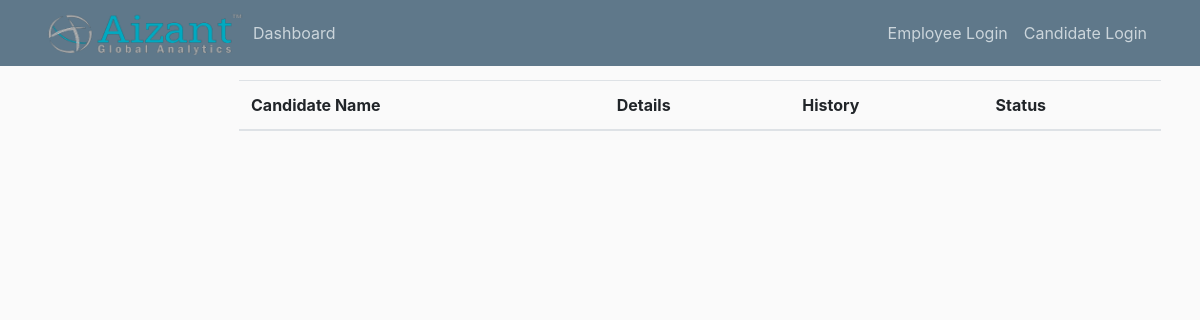
The page /inprogress_candidates on the database as committed earlier.
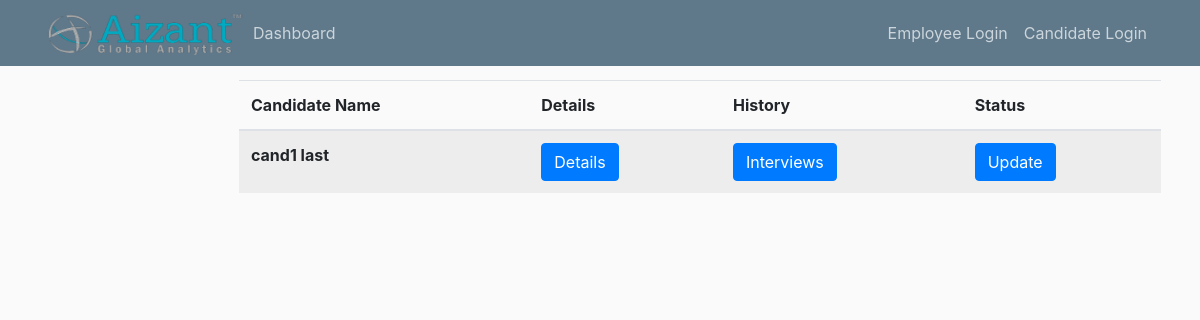
The same page on the database as committed later.
### app/models.py (models this page shows, shortened)
class Candidate(db.Model):
    id = db.Column(db.Integer, primary_key=True)
    first_name = db.Column(db.String(30))
    last_name = db.Column(db.String(30))
    contact_number = db.Column(db.String(10))
    email = db.Column(db.String(200), unique=True)
    password = db.Column(db.String(260))
    pan_card = db.Column(db.String(10))
    current_location = db.Column(db.String(200))
    candidate_compensation = db.relationship('CandidateCompensation', backref='candidate', uselist=False)  # one to
    candidate_professions = db.relationship('CandidateProfession', backref='candidate')  # one to many with candidate
    candidate_educations = db.relationship('CandidateEducation', backref='candidate')  # one to many w education
    applications = db.relationship('Application', backref='candidate')

class Application(db.Model):
    id = db.Column(db.Integer, primary_key=True)
    position_id = db.Column(db.Integer, db.ForeignKey('position.id'))
    candidate_id = db.Column(db.Integer, db.ForeignKey('candidate.id'))
    round = db.Column(db.Integer, default=0)
    status = db.Column(db.String(10))
    Feedback = db.Column(db.String(255))
    push = db.Column(db.Boolean, default=False)

### app/routes.py (the view)
@app.route('/inprogress_candidates')
def inprogress_candidates():
    applications = Application.query.order_by(Application.id)
    candidates = Candidate.query.order_by(Candidate.id)
    return render_template('inprogress_candidates.html', candidates=candidates, applications=applications)

### app/templates/inprogress_candidates.html
{% extends 'manager_layout.html' %}
{% block content %}
      <table class="table table-striped" style="width:100%;">
        <thead>
          <tr>
            <th scope="col">Candidate Name</th>
            <th scope="col">Details</th>
            <th scope="col">History</th>
            <th scope="col">Status</th>
          </tr>
        </thead>
        <tbody>
          {% for application in applications %}
              {% if application.status == 'none' and application.push %}
              <tr>
                {% for candidate in candidates %}
                      {% if candidate.id == application.candidate_id %}
                        <td><b>{{ candidate.first_name }} {{ candidate.last_name }}</b></td>
                      {% endif %}
                {% endfor %}
                <td> <a class="btn btn-primary" href="{{ url_for('info', candidate_id = application.candidate_id) }}">Details</a></td>
                <td> <a class="btn btn-primary" href="{{ url_for('candidate_interviews', application_id = application.id) }}">Interviews</a></td>
                <td> <a class="btn btn-primary" href="{{ url_for('manager_feedback', application_id = application.id) }}">Update</a></td>
              </tr>
              {% endif %}
          {% endfor %}
        </tbody>
    </table>
{% endblock %}

Rows that differ between the two databases and show on the page:
now on this page (row edited): Candidate: first_name "cand1", last_name "last"
